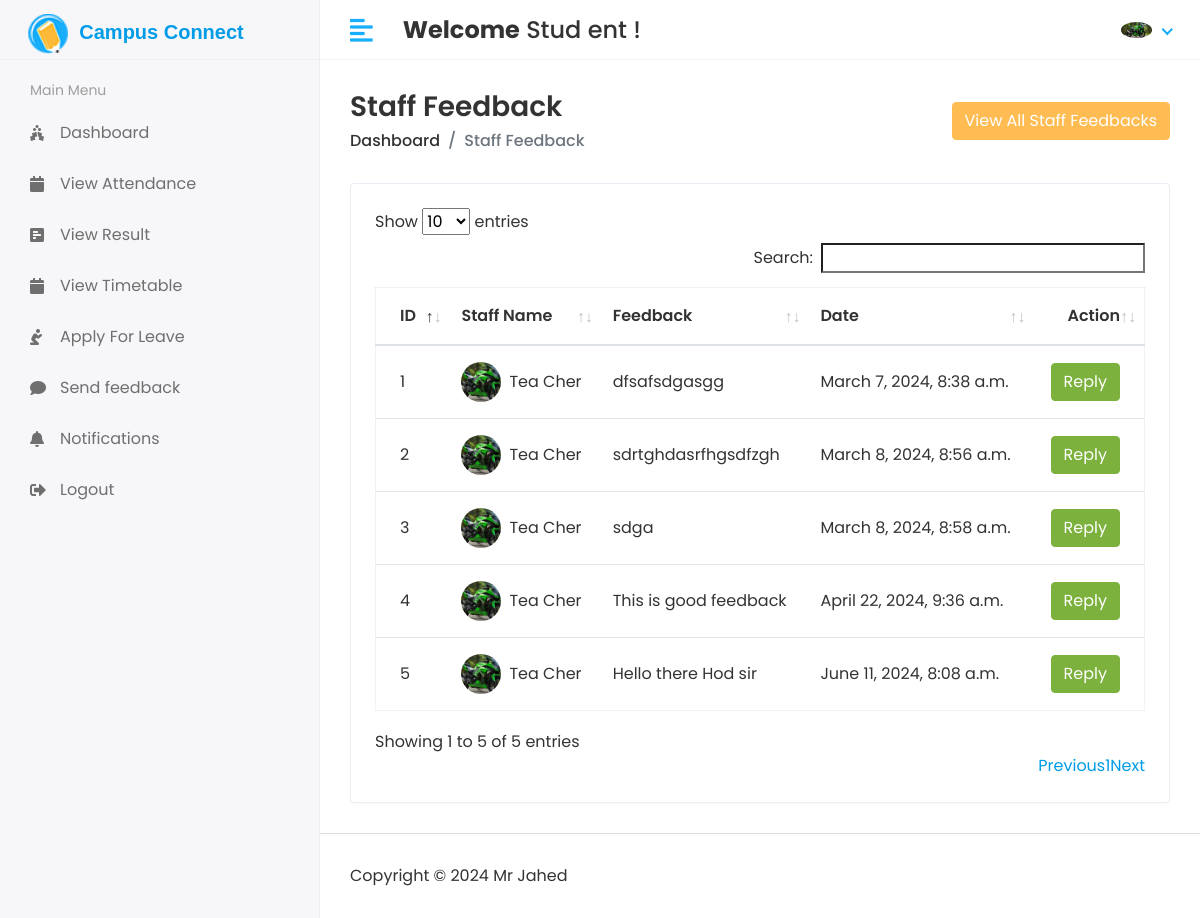
Page /Hod/Staff/Feedback (signed in) on the committed database.
### app/models.py (models this page shows, shortened)
class CustomUser(AbstractUser):
    USER = (
        (1,'HOD'),
        (2,'STAFF'),
        (3,'STUDENT')
    )
    user_type = models.CharField(choices=USER, max_length=50, default=1)
    profile_pic = models.ImageField(upload_to='media/profile_pic')

class Staff_Feedback(models.Model):
    staff_id = models.ForeignKey(Staff,on_delete=models.CASCADE)
    feedback = models.TextField()
    feedback_reply = models.TextField()
    status = models.IntegerField(default=0)
    created_at = models.DateTimeField(auto_now_add=True)
    updated_at = models.DateTimeField(auto_now=True)

class Staff(models.Model):                                    # Django creates id field automatically
    admin = models.OneToOneField(CustomUser, on_delete=models.CASCADE)  # One To One Field for Foreign Key   #Form data will be saved in both Student and CustomUser Models
    address = models.TextField()                                       # To Link Studen to CustomUser Model
    gender = models.CharField(max_length=100)
    created_at = models.DateTimeField(auto_now_add=True)
    updated_at = models.DateTimeField(auto_now=True)

### Campus_Connect/Hod_Views.py (the view)
# urls.py: path('Hod/Staff/Feedback', Hod_Views.STAFF_FEEDBACK_REPLY, name='staff_feedback_reply'),
@login_required(login_url='/')
def STAFF_FEEDBACK_REPLY(request):
    feedback = Staff_Feedback.objects.all()
    feedback_history = Staff_Feedback.objects.all().order_by('-id')[0:5]  # It is  to get latest feedback first..
    context = {
        'feedback' : feedback,
        'feedback_history' : feedback_history
    }
    return render(request, 'Hod/staff_feedback.html',context)

### templates/Hod/staff_feedback.html (shortened to what this page needs)
{% extends 'base.html' %}
{% block content %}
<div class="content container-fluid">
               <div class="page-header">
                  <div class="row align-items-center">
                     <div class="col">
                        <h3 class="page-title">Staff Feedback</h3>
                        <ul class="breadcrumb">
                           <li class="breadcrumb-item"><a href="index.html">Dashboard</a></li>
                           <li class="breadcrumb-item active">Staff Feedback</li>
                        </ul>
                     </div>
                     <div class="col-auto text-right float-right ml-auto">
                         <button type="button" class="btn btn-primary" data-toggle="modal" data-target="#exampleModalCenter">
                             View All Staff Feedbacks
                         </button>
                     </div>
                  </div>
               </div>
               <div class="row">
                  <div class="col-sm-12">
                     <div class="card card-table">
                        <div class="card-body">
                           <div class="table-responsive">
                              <table id="table_id" class="table table-hover table-center mb-0">
                                 <thead>
                                    <tr>
                                       <th>ID</th>
                                       <th>Staff Name</th>
                                       <th>Feedback</th>
                                       <th>Date</th>
                                       <th class="text-right">Action</th>
                                    </tr>
                                 </thead>
                                 <tbody>
                                 {% for i in feedback %}
                                    <tr>
                                       <td>{{i.id}}</td>
                                       <td>
                                          <h2 class="table-avatar">
                                             <a href="student-details.html" class="avatar avatar-sm mr-2"><img class="avatar-img rounded-circle" src="/{{i.staff_id.admin.profile_pic}}" alt="User Image"></a>
                                             <a href="student-details.html">{{i.staff_id.admin.first_name}}&nbsp;{{i.staff_id.admin.last_name}}</a>
                                          </h2>
                                       </td>
                                       <td>{{i.feedback}}</td>
                                       <td>{{i.created_at}}</td>
                                       <td class="text-right">
                                           <button type="button" class="btn btn-success" data-toggle="modal" data-target="#sendnotification-{{forloop.counter}}">
                                               Reply
                                           </button>
                                       </td>
                                    </tr>
                                 {% endfor %}
                                 </tbody>
                              </table>
                           </div>
                        </div>
                     </div>
                  </div>
               </div>
            </div>
{% endblock %}

### templates/Includes/header.html (shortened to what this page needs)
{% load static %}
<div class="header">
            <div class="header-left">
                  <a href="index.html" class="logo mt-2 ml-2">
                     <span style="display: inline-block;">
                        <img src="{% static 'assets/img/favicon.png' %}" alt="Logo" style="display: inline-block; width: 40px; height: 40px;">
                        <h5 style="display: inline-block; margin-left: 7px; font-family: Arial, sans-serif; font-size: 20px; font-weight: bold;">Campus Connect</h5>
                     </span>
                  </a>
            </div>
            <a href="javascript:void(0);" id="toggle_btn">
            <i class="fas fa-align-left"></i>
            </a>
            <div class="top-nav-search mt-3">
               <h4><strong>Welcome</strong>&nbsp;<span>{{user.first_name}} {{user.last_name}}</span>&nbsp;!</h4>
            </div>
            <ul class="nav user-menu">
               <li class="nav-item dropdown noti-dropdown">
                  <a href="#" class="dropdown-toggle nav-link" data-toggle="dropdown">
                  </a>
               </li>
               <li class="nav-item dropdown has-arrow">
                  <a href="#" class="dropdown-toggle nav-link" data-toggle="dropdown">
                     {% if user.profile_pic == '' %}
                        <span class="user-img"><img class="rounded-circle" src="{% static 'assets/img/noimg.jpg' %}" width="31" alt="User Image"></span>
                     {% else %}
                        <span class="user-img"><img class="rounded-circle" src="/{{user.profile_pic}}" width="31" alt="Ryan Taylor"></span>
                     {% endif %}
                  </a>
               </li>
            </ul>
         </div>

### static/assets/css/style.css (style rules this page uses)
html { height: 100%; }
body { background-color: #fff; color: #333; font-family: 'Poppins', sans-serif; font-size: 1rem; height: 100%; line-height: 1.5; overflow-x: hidden; }
h1, h2, h3, h4, h5, h6 { font-family: 'Poppins', sans-serif; margin-top: 0; }
a { color: #009ce7; }
input, button, a { transition: all 0.4s ease; -moz-transition: all 0.4s ease; -o-transition: all 0.4s ease; -ms-transition: all 0.4s ease; -webkit-transition: all 0.4s ease; }
input, input:focus, button, button:focus { outline: none; }
ul, ol { padding: 0px; list-style: none; }
.table { color: #333; max-width: 100%; margin-bottom: 0; width: 100%; }
.table.dataTable { border-collapse: collapse !important; border: 1px solid rgba(0, 0, 0, 0.05); }
table.table td h2 { display: inline-block; font-size: inherit; font-weight: 400; margin: 0; padding: 0; vertical-align: middle; }
table.table td h2.table-avatar { align-items: center; display: inline-flex; font-size: inherit; font-weight: 400; margin: 0; padding: 0; vertical-align: middle; white-space: nowrap; }
table.table td h2 a { color: #333; }
.table thead tr th { font-weight: 600; }
.table tbody tr { border-bottom: 1px solid rgba(0, 0, 0, 0.05); }
.table.table-center td, .table.table-center th { vertical-align: middle; }
.card-table .card-body .table > thead > tr > th { border-top: 0; }
.card-table .card-body .table tr td:first-child, .card-table .card-body .table tr th:first-child { padding-left: 1.5rem; }
.card-table .card-body .table tr td:last-child, .card-table .card-body .table tr th:last-child { padding-right: 1.5rem; }
.card-table .table td, .card-table .table th { border-top: 1px solid #e2e5e8; padding: 1rem 0.75rem; white-space: nowrap; }
.btn-primary { background-color: #FFBC53; border: 1px solid #FFBC53; }
.btn-success { background-color: #7bb13c; border: 1px solid #7bb13c }
.card { border: 1px solid #ececf5; box-shadow: 0 1px 3px 0 rgba(0, 0, 0, 0.03); margin-bottom: 1.875rem; }
.card-body { padding: 1.5rem; }
.avatar { position: relative; display: inline-block; width: 3rem; height: 3rem }
.avatar > img { width: 100%; height: 100%; -o-object-fit: cover; object-fit: cover; }
.avatar-sm { width: 2.5rem; height: 2.5rem; }
.header { background-color: #fff; border-bottom: 1px solid #f3f3f4; left: 0; position: fixed; right: 0; top: 0; z-index: 1001; height: 60px; }
.header .header-left { float: left; height: 60px; padding: 0 20px; position: relative; width: 320px; z-index: 1; transition: all 0.2s ease-in-out; background-color: #f7f7fa; border-bottom: 1px solid #efefef; border-right: 1px solid #ececf5; display: flex; align-items: center; }
.header .header-left .logo { display: inline-block; line-height: 60px; }
.header .header-left .logo img { max-height: 40px; width: auto; }
.header .dropdown-toggle:after { display: none; }
.header .has-arrow .dropdown-toggle:after { border-top: 0; border-left: 0; border-bottom: 2px solid #18aefa; border-right: 2px solid #18aefa; content: ''; height: 8px; display: inline-block; pointer-events: none; -webkit-transform-origin: 66% 66%; -ms-transform-origin: 66% 66%; transform-origin: 66% 66%; -webkit-transform: rotate(45deg); -ms-transform: rotate(45deg); transform: rotate(45deg); -webkit-transition: all 0.15s ease-in-out; transition: all 0.15s ease-in-out; width: 8px; vertical-align: 0px; }
.user-menu { float: right; margin: 0; position: relative; z-index: 99; padding-right: 15px; }
.user-menu.nav > li > a { color: #a0a0a0; font-size: 14px; line-height: 58px; padding: 0 15px; height: 60px; }
.user-img { margin-right: 3px; position: relative; }
.top-nav-search { float: left; margin-left: 15px; }
.page-wrapper > .content { padding: 1.875rem 1.875rem 0; }
.page-header { margin-bottom: 1.875rem; }
.page-header .breadcrumb { background-color: transparent; color: #6c757d; font-size: 1rem; font-weight: 500; margin-bottom: 0; padding: 0; }
.page-header .breadcrumb a { color: #333; }
.page-title { font-size: 28px; font-weight: 600; color: #333; margin-bottom: 5px; }
@media (min-width: 992px) { #toggle_btn { align-items: center; color: #18aefa; display: inline-flex; float: left; font-size: 26px; height: 60px; justify-content: center; margin-left: 15px; padding: 0 15px; } }

### rows in the picture
CustomUser: first_name "Stud", last_name "ent", profile_pic (picture)
Staff_Feedback: id "1", staff_id.admin.profile_pic (picture), staff_id.admin.first_name "Tea", staff_id.admin.last_name "Cher", feedback "dfsafsdgasgg", created_at "March 7, 2024, 8:38 a.m."
Staff_Feedback: id "2", staff_id.admin.profile_pic (picture), staff_id.admin.first_name "Tea", staff_id.admin.last_name "Cher", feedback "sdrtghdasrfhgsdfzgh", created_at "March 8, 2024, 8:56 a.m."
Staff_Feedback: id "3", staff_id.admin.profile_pic (picture), staff_id.admin.first_name "Tea", staff_id.admin.last_name "Cher", feedback "sdga", created_at "March 8, 2024, 8:58 a.m."
Staff_Feedback: id "4", staff_id.admin.profile_pic (picture), staff_id.admin.first_name "Tea", staff_id.admin.last_name "Cher", feedback "This is good feedback", created_at "April 22, 2024, 9:36 a.m."
Staff_Feedback: id "5", staff_id.admin.profile_pic (picture), staff_id.admin.first_name "Tea", staff_id.admin.last_name "Cher", feedback "Hello there Hod sir", created_at "June 11, 2024, 8:08 a.m."
